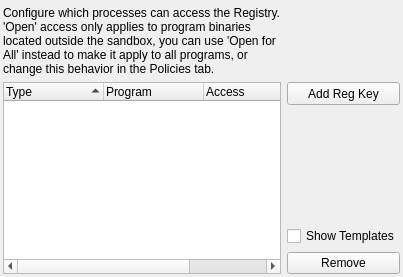
           <widget class="QWidget" name="tabKeys">
            <attribute name="title">
             <string>Registry</string>
            </attribute>
            <layout class="QGridLayout" name="gridLayout_73">
             <property name="leftMargin">
              <number>3</number>
             </property>
             <property name="topMargin">
              <number>6</number>
             </property>
             <property name="rightMargin">
              <number>3</number>
             </property>
             <property name="bottomMargin">
              <number>3</number>
             </property>
             <item row="0" column="0">
              <layout class="QGridLayout" name="gridLayout_68">
               <item row="3" column="1">
                <widget class="QCheckBox" name="chkShowKeysTmpl">
                 <property name="text">
                  <string>Show Templates</string>
                 </property>
                </widget>
               </item>
               <item row="1" column="0" rowspan="4">
                <widget class="QTreeWidget" name="treeKeys">
                 <property name="sortingEnabled">
                  <bool>true</bool>
                 </property>
                 <column>
                  <property name="text">
                   <string>Type</string>
                  </property>
                 </column>
                 <column>
                  <property name="text">
                   <string>Program</string>
                  </property>
                 </column>
                 <column>
                  <property name="text">
                   <string>Access</string>
                  </property>
                 </column>
                 <column>
                  <property name="text">
                   <string>Path</string>
                  </property>
                 </column>
                </widget>
               </item>
               <item row="4" column="1">
                <widget class="QPushButton" name="btnDelKey">
                 <property name="text">
                  <string>Remove</string>
                 </property>
                </widget>
               </item>
               <item row="1" column="1">
                <widget class="QToolButton" name="btnAddKey">
                 <property name="sizePolicy">
                  <sizepolicy hsizetype="Preferred" vsizetype="Fixed">
                   <horstretch>0</horstretch>
                   <verstretch>0</verstretch>
                  </sizepolicy>
                 </property>
                 <property name="minimumSize">
                  <size>
                   <width>0</width>
                   <height>23</height>
                  </size>
                 </property>
                 <property name="text">
                  <string>Add Reg Key</string>
                 </property>
                </widget>
               </item>
               <item row="2" column="1">
                <spacer name="verticalSpacer_18">
                 <property name="orientation">
                  <enum>Qt::Vertical</enum>
                 </property>
                 <property name="sizeHint" stdset="0">
                  <size>
                   <width>20</width>
                   <height>40</height>
                  </size>
                 </property>
                </spacer>
               </item>
               <item row="0" column="0">
                <widget class="QLabel" name="label_10">
                 <property name="text">
                  <string>Configure which processes can access the Registry. 
'Open' access only applies to program binaries located outside the sandbox, you can use 'Open for All' instead to make it apply to all programs, or change this behavior in the Policies tab.</string>
                 </property>
                 <property name="wordWrap">
                  <bool>true</bool>
                 </property>
                </widget>
               </item>
              </layout>
             </item>
            </layout>
           </widget>
